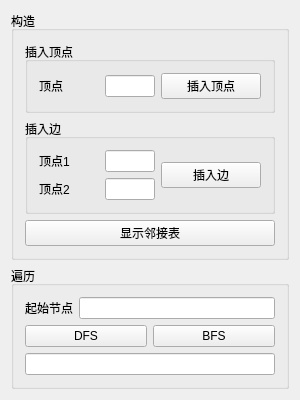
<?xml version="1.0" encoding="UTF-8"?>
<ui version="4.0">
 <class>MyClassClass</class>
 <widget class="QWidget" name="MyClassClass">
  <property name="geometry">
   <rect>
    <x>0</x>
    <y>0</y>
    <width>300</width>
    <height>347</height>
   </rect>
  </property>
  <property name="windowTitle">
   <string>MyClass</string>
  </property>
  <layout class="QGridLayout" name="gridLayout_6">
   <item row="0" column="0">
    <widget class="QGroupBox" name="firstBox">
     <property name="title">
      <string>构造</string>
     </property>
     <layout class="QGridLayout" name="gridLayout_4">
      <item row="0" column="0">
       <widget class="QGroupBox" name="groupBox">
        <property name="title">
         <string>插入顶点</string>
        </property>
        <layout class="QGridLayout" name="gridLayout">
         <item row="0" column="0">
          <layout class="QHBoxLayout" name="horizontalLayout">
           <item>
            <widget class="QLabel" name="label">
             <property name="maximumSize">
              <size>
               <width>60</width>
               <height>16777215</height>
              </size>
             </property>
             <property name="text">
              <string>顶点</string>
             </property>
            </widget>
           </item>
           <item>
            <widget class="QLineEdit" name="vertexLine">
             <property name="maximumSize">
              <size>
               <width>50</width>
               <height>16777215</height>
              </size>
             </property>
            </widget>
           </item>
           <item>
            <widget class="QPushButton" name="vertexButton">
             <property name="text">
              <string>插入顶点</string>
             </property>
            </widget>
           </item>
          </layout>
         </item>
        </layout>
       </widget>
      </item>
      <item row="1" column="0">
       <widget class="QGroupBox" name="groupBox_2">
        <property name="title">
         <string>插入边</string>
        </property>
        <layout class="QGridLayout" name="gridLayout_3">
         <item row="0" column="0">
          <layout class="QGridLayout" name="gridLayout_2">
           <item row="0" column="0">
            <layout class="QVBoxLayout" name="verticalLayout">
             <item>
              <layout class="QHBoxLayout" name="horizontalLayout_2">
               <item>
                <widget class="QLabel" name="label_2">
                 <property name="maximumSize">
                  <size>
                   <width>60</width>
                   <height>16777215</height>
                  </size>
                 </property>
                 <property name="text">
                  <string>顶点1</string>
                 </property>
                </widget>
               </item>
               <item>
                <widget class="QLineEdit" name="ver2Line">
                 <property name="maximumSize">
                  <size>
                   <width>50</width>
                   <height>16777215</height>
                  </size>
                 </property>
                </widget>
               </item>
              </layout>
             </item>
             <item>
              <layout class="QHBoxLayout" name="horizontalLayout_3">
               <item>
                <widget class="QLabel" name="label_3">
                 <property name="maximumSize">
                  <size>
                   <width>60</width>
                   <height>16777215</height>
                  </size>
                 </property>
                 <property name="text">
                  <string>顶点2</string>
                 </property>
                </widget>
               </item>
               <item>
                <widget class="QLineEdit" name="ver3Line">
                 <property name="maximumSize">
                  <size>
                   <width>50</width>
                   <height>16777215</height>
                  </size>
                 </property>
                </widget>
               </item>
              </layout>
             </item>
            </layout>
           </item>
           <item row="0" column="1">
            <widget class="QPushButton" name="edgeButton">
             <property name="text">
              <string>插入边</string>
             </property>
            </widget>
           </item>
          </layout>
         </item>
        </layout>
       </widget>
      </item>
      <item row="2" column="0">
       <widget class="QPushButton" name="showButton">
        <property name="text">
         <string>显示邻接表</string>
        </property>
       </widget>
      </item>
     </layout>
    </widget>
   </item>
   <item row="1" column="0">
    <widget class="QGroupBox" name="secondBox">
     <property name="title">
      <string>遍历</string>
     </property>
     <layout class="QGridLayout" name="gridLayout_5">
      <item row="0" column="0">
       <layout class="QVBoxLayout" name="verticalLayout_2">
        <item>
         <layout class="QHBoxLayout" name="horizontalLayout_4">
          <item>
           <widget class="QLabel" name="label_4">
            <property name="text">
             <string>起始节点</string>
            </property>
           </widget>
          </item>
          <item>
           <widget class="QLineEdit" name="begVerLine"/>
          </item>
         </layout>
        </item>
        <item>
         <layout class="QHBoxLayout" name="horizontalLayout_5">
          <item>
           <widget class="QPushButton" name="dfsButton">
            <property name="text">
             <string>DFS</string>
            </property>
           </widget>
          </item>
          <item>
           <widget class="QPushButton" name="bfsButton">
            <property name="text">
             <string>BFS</string>
            </property>
           </widget>
          </item>
         </layout>
        </item>
        <item>
         <widget class="QLineEdit" name="searchLine"/>
        </item>
       </layout>
      </item>
     </layout>
    </widget>
   </item>
  </layout>
 </widget>
 <layoutdefault spacing="6" margin="11"/>
 <resources>
  <include location="myclass.qrc"/>
 </resources>
 <connections/>
</ui>
